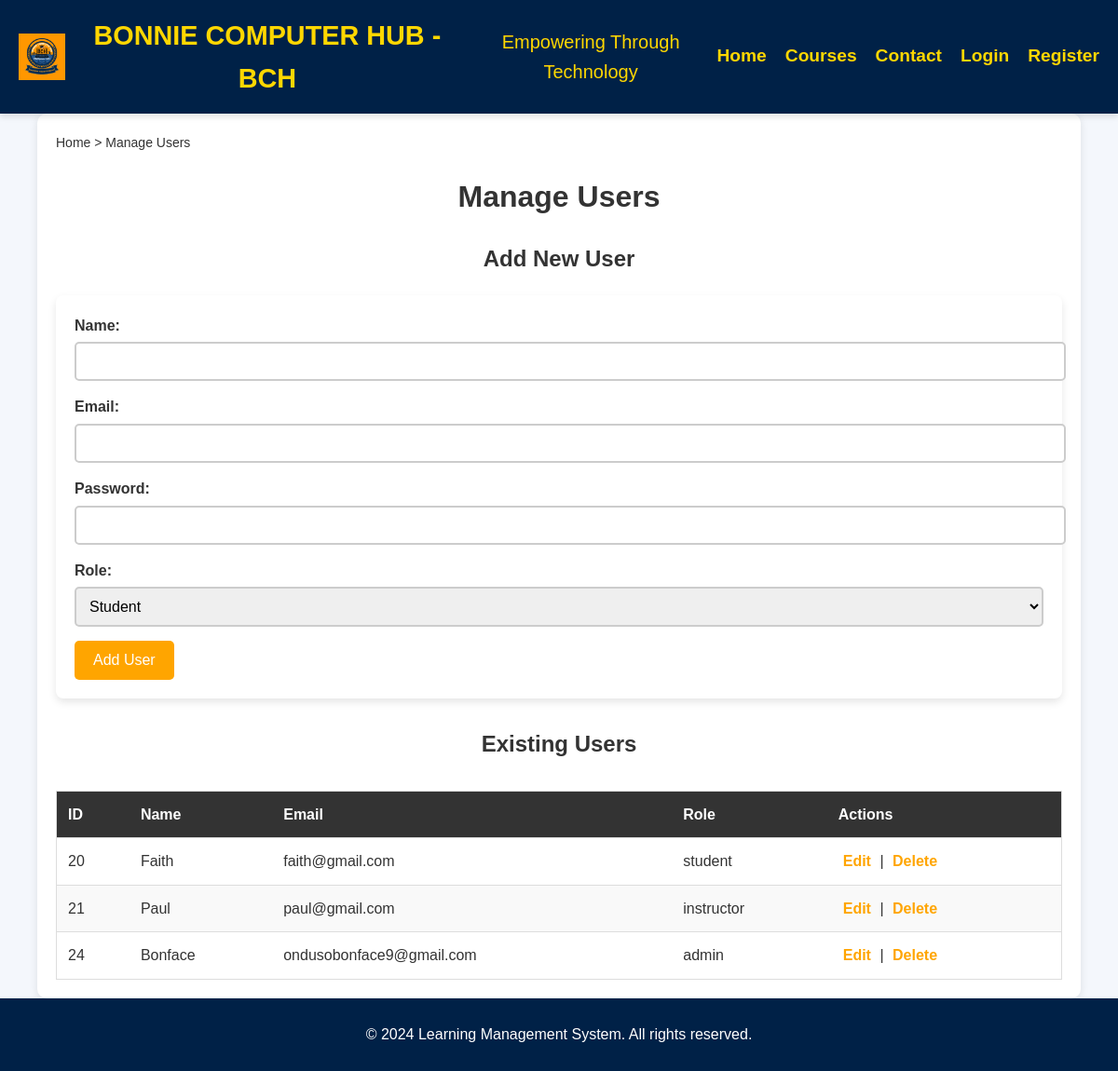
/admin/manage_users.php (signed in), run on the app's committed database.
### tables this page shows
CREATE TABLE `users` (
  `id` int(11) NOT NULL,
  `name` varchar(100) NOT NULL,
  `email` varchar(100) NOT NULL,
  `password` varchar(255) NOT NULL,
  `role` enum('admin','instructor','student') NOT NULL,
  `created_at` timestamp NOT NULL DEFAULT current_timestamp(),
  `updated_at` timestamp NOT NULL DEFAULT current_timestamp() ON UPDATE current_timestamp(),
  `role_id` int(11) NOT NULL,
  `submission_status` varchar(20) DEFAULT 'pending'
);

### admin/manage_users.php (the view, shortened to what this page needs)
<?php
require_once '../includes/db_connect.php';
$sql = "SELECT * FROM users";
$stmt = $pdo->prepare($sql);
$stmt->execute();
$users = $stmt->fetchAll(PDO::FETCH_ASSOC);
?>
<!DOCTYPE html>
<html lang="en">
<head>
    <link rel="stylesheet" href="../css/styles.css">
</head>
<body>
    <?php include '../includes/header.php'; ?>
    <main>
        <div class="breadcrumb">
            <a href="../admin/admin_dashboard.php">Home</a> &gt;
            <a href="manage_users.php">Manage Users</a>
        </div>
        <h1>Manage Users</h1>
        <h2>Add New User</h2>
        <form action="" method="POST">
            <label for="name">Name:</label>
            <input type="text" id="name" name="name" required>
            <label for="email">Email:</label>
            <input type="email" id="email" name="email" required>
            <label for="password">Password:</label>
            <input type="password" id="password" name="password" required>
            <label for="role">Role:</label>
            <select id="role" name="role" required>
                <option value="student">Student</option>
            </select>
            <button type="submit" name="add_user">Add User</button>
        </form>
        <h2>Existing Users</h2>
        <table>
            <thead>
                <tr>
                    <th>ID</th>
                    <th>Name</th>
                    <th>Email</th>
                    <th>Role</th>
                    <th>Actions</th>
                </tr>
            </thead>
            <tbody>
                <?php foreach ($users as $user): ?>
                    <tr>
                        <td><?= htmlspecialchars($user['id']) ?></td>
                        <td><?= htmlspecialchars($user['name']) ?></td>
                        <td><?= htmlspecialchars($user['email']) ?></td>
                        <td><?= htmlspecialchars($user['role']) ?></td>
                        <td>
                            <a href="edit_user.php?id=<?= htmlspecialchars($user['id']) ?>">Edit</a> |
                            <a href="delete_user.php?id=<?= htmlspecialchars($user['id']) ?>" onclick="return confirm('Are you sure you want to delete this user?');">Delete</a>
                        </td>
                    </tr>
                <?php endforeach; ?>
            </tbody>
        </table>
    </main>
    <?php include '../includes/footer.php'; ?>
</body>
</html>

### css/styles.css (style rules this page uses)
body { font-family: Arial, sans-serif; margin: 0; padding: 0; line-height: 1.6; background-color: #f4f4f4; }
main { padding: 20px; background-color: #FFFFFF; margin: 20px auto; border-radius: 10px; box-shadow: 0 2px 10px rgba(0, 0, 0, 0.1); }
button { background-color: #FFD700; border: none; color: #002147; padding: 10px 20px; cursor: pointer; border-radius: 5px; transition: background-color 0.3s, transform 0.3s; }

### admin/manage_users.php (style rules this page uses)
body { font-family: Arial, sans-serif; background-color: #f4f4f9; color: #333; margin: 0; padding: 0; }
h1, h2 { color: #333; text-align: center; }
main { width: 90%; max-width: 1200px; margin: auto; padding: 20px; }
.breadcrumb { font-size: 14px; margin-bottom: 20px; }
.breadcrumb a { color: #333; text-decoration: none; }
form { background-color: #fff; border-radius: 8px; box-shadow: 0px 4px 8px rgba(0, 0, 0, 0.1); padding: 20px; margin-bottom: 30px; }
form label { display: block; font-weight: bold; margin-bottom: 5px; }
form input, form select { width: 100%; padding: 10px; margin-bottom: 15px; border: 2px solid #ccc; border-radius: 5px; font-size: 16px; }
form button { background-color: #ffa500; color: white; padding: 12px 20px; border: none; border-radius: 5px; font-size: 16px; cursor: pointer; transition: background-color 0.3s; }
table { width: 100%; border-collapse: collapse; margin-top: 30px; border: 1px solid #ddd; }
table th, table td { padding: 12px; text-align: left; border-bottom: 1px solid #ddd; }
table th { background-color: #333; color: white; }
table tr:nth-child(even) { background-color: #f9f9f9; }
table a { color: #ffa500; text-decoration: none; font-weight: bold; padding: 5px; border-radius: 3px; transition: background-color 0.3s; }

### includes/header.php (style rules this page uses)
body { margin: 0; font-family: 'Arial', sans-serif; background-color: #f4f7fc; }

### data on the page
users: id "20", name "Faith", email "faith@gmail.com", role "student"
users: id "21", name "Paul", email "paul@gmail.com", role "instructor"
users: id "24", name "Bonface", email "ondusobonface9@gmail.com", role "admin"
